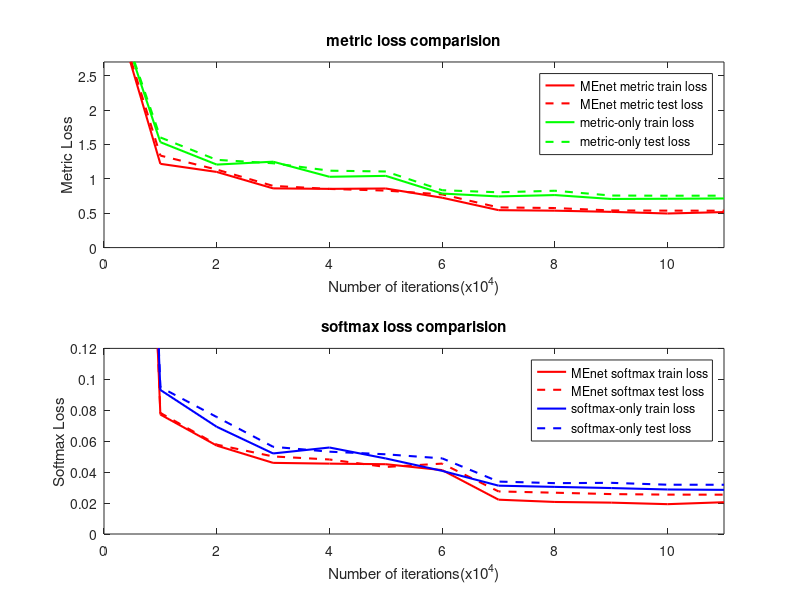

Source code (MATLAB):
two_loss = load('f4_lr_0.1_0408_pyloss_data_sal_split_first5times_pyloss_plus_num_finalout16_two_Loss_ks3_HardNeg_crop_nout32_repeat2_batch5_dilation1_1e-8.mat');
only_sal = load('f4_lr_0.1_0408_pyloss_data_sal_split_first5times_pyloss_plus_num_finalout16_only_sal_Loss_ks3_HardNeg_crop_nout32_repeat2_batch5_dilation1_1e-8.mat');
only_metric = load('f4_lr_0.1_0408_pyloss_data_sal_split_first5times_pyloss_plus_num_finalout16_only_metric_Loss_ks3_HardNeg_crop_nout32_repeat2_batch5_dilation1_1e-8.mat');

figure(1);
subplot(211);
y = [4, two_loss.train_metric_loss];
LineWidth = 1.5;
plot(0:11, y, 'r', 'LineWidth', LineWidth);

hold on;
y = [4, two_loss.test_metric_loss];
y(5:6) = y(5:6) + 0.1;
% y(5) = y(5) + 0.1;
% y(6) = y(6) + 0.1;
plot(0:11, y, '--r', 'LineWidth', LineWidth)
hold on;
y = [4, only_metric.train_metric_loss];
plot(0:11, y, 'g', 'LineWidth', LineWidth)
hold on;
y = [4, only_metric.test_metric_loss];
y(5:12) = y(5:12) + 0.1;
plot(0:11, y, '--g', 'LineWidth', LineWidth)

axis([0, 11, 0, 2.7])
title('metric loss comparision')
xlabel('Number of iterations(x10^{4})');
ylabel('Metric Loss');
legend('MEnet metric train loss', 'MEnet metric test loss', 'metric-only train loss', 'metric-only test loss')

subplot(212);
y = [1, two_loss.train_sal_loss];
% y(4:end) = y(4:end) - 0.003;
y(1:12) = y(1:12) - 0.01;
plot(0:11, y, 'r', 'LineWidth', LineWidth);

hold on;
y = [1, two_loss.test_sal_loss];
y(4:7) = y(4:7) + 0.005;
plot(0:11, y, '--r', 'LineWidth', LineWidth);
hold on;
y = [1, only_sal.train_sal_loss];
plot(0:11, y, 'b', 'LineWidth', LineWidth)
% hold on;
y = [1, only_sal.test_sal_loss];
y(3:7) = y(3:7) + 0.01;
plot(0:11, y, '--b', 'LineWidth', LineWidth)
axis([0, 11, 0, 0.12])
title('softmax loss comparision')
xlabel('Number of iterations(x10^{4})');
ylabel('Softmax Loss');
legend('MEnet softmax train loss', 'MEnet softmax test loss', 'softmax-only train loss', 'softmax-only test loss')

